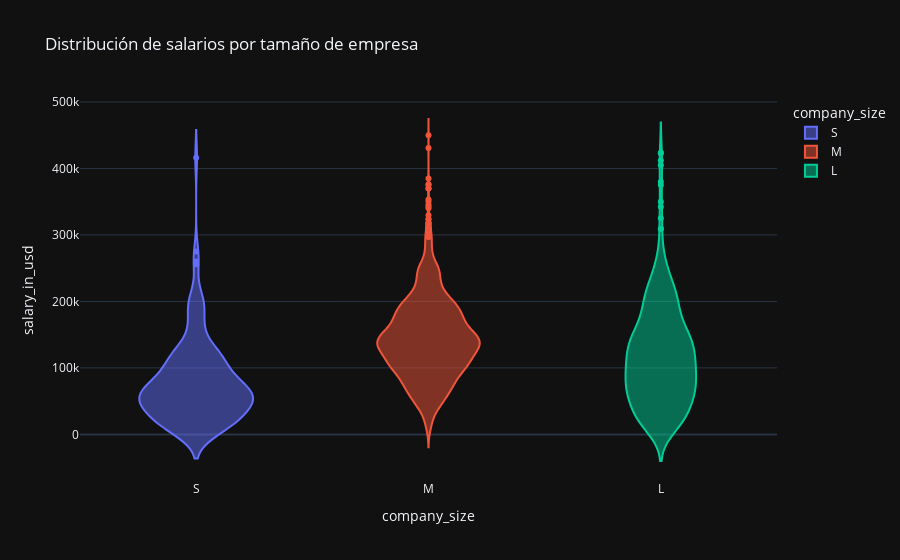

The notebook cell this image was saved under:
### Code cell
#Esta mejor
fig = px.violin(df, x='company_size', y='salary_in_usd', 
                title='Distribución de salarios por tamaño de empresa',
                template="plotly_dark", color='company_size',
                category_orders={"company_size": ["S", "M", "L"]})

fig.show()

### Figure 1 — Plotly figure (JSON) as saved in the notebook; plotly's stock layout.template omitted (floating-point values rounded to 4 significant figures; data arrays with more than 128 entries replaced by an {"elided": "..."} marker saying what was removed)
{"data": [{"alignmentgroup": "True", "box": {"visible": false}, "hovertemplate": "company_size=%{x}<br>salary_in_usd=%{y}<extra></extra>", "legendgroup": "S", "marker": {"color": "#636efa"}, "name": "S", "offsetgroup": "S", "orientation": "v", "scalegroup": "True", "showlegend": true, "type": "violin", "x": {"elided": "148 str values"}, "x0": " ", "xaxis": "x", "y": {"elided": "148 int values"}, "y0": " ", "yaxis": "y"}, {"alignmentgroup": "True", "box": {"visible": false}, "hovertemplate": "company_size=%{x}<br>salary_in_usd=%{y}<extra></extra>", "legendgroup": "M", "marker": {"color": "#EF553B"}, "name": "M", "offsetgroup": "M", "orientation": "v", "scalegroup": "True", "showlegend": true, "type": "violin", "x": {"elided": "3153 str values"}, "x0": " ", "xaxis": "x", "y": {"elided": "3153 int values"}, "y0": " ", "yaxis": "y"}, {"alignmentgroup": "True", "box": {"visible": false}, "hovertemplate": "company_size=%{x}<br>salary_in_usd=%{y}<extra></extra>", "legendgroup": "L", "marker": {"color": "#00cc96"}, "name": "L", "offsetgroup": "L", "orientation": "v", "scalegroup": "True", "showlegend": true, "type": "violin", "x": {"elided": "454 str values"}, "x0": " ", "xaxis": "x", "y": {"elided": "454 int values"}, "y0": " ", "yaxis": "y"}], "layout": {"legend": {"title": {"text": "company_size"}, "tracegroupgap": 0}, "title": {"text": "Distribución de salarios por tamaño de empresa"}, "violinmode": "overlay", "xaxis": {"anchor": "y", "categoryarray": ["S", "M", "L"], "categoryorder": "array", "domain": [0, 1], "title": {"text": "company_size"}}, "yaxis": {"anchor": "x", "domain": [0, 1], "title": {"text": "salary_in_usd"}}}}
